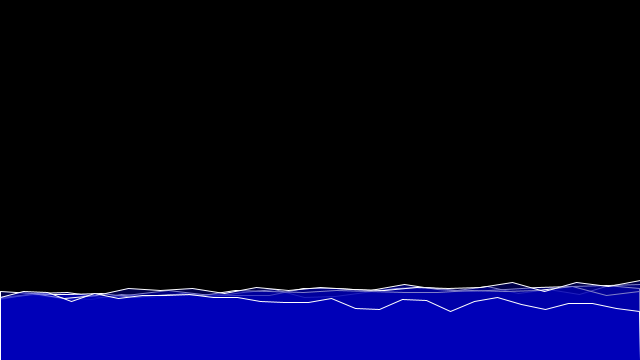
Frame 1 (no input)
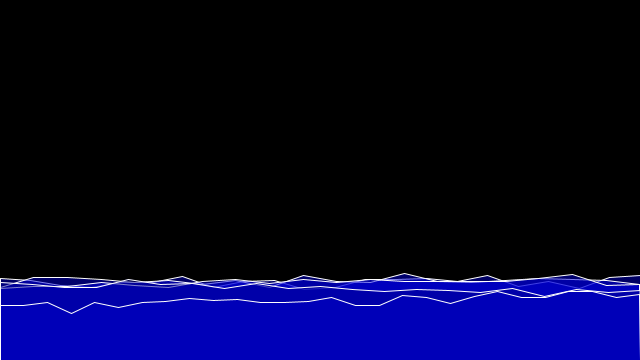
Frame 60 (the mouse pressed at the canvas centre just before this capture)
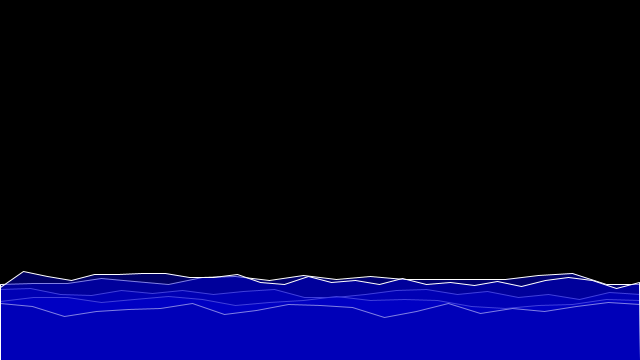
Frame 120 (the mouse held since frame 60 and released just before this capture)

The Processing sketch that drew these frames (run headless with seeded random() and noise(); from frame 60 on, the mouse is pressed at the canvas centre):

// Processing sketch: Project_1_Processing_
// ── Project_1_Processing_.pde
float x1, x2, y1, y2;
float angle1, angle2;
float scalar = 70;

int maxWaves = 5;
Wave[] waves = new Wave[maxWaves];

void setup() {
  size(640, 360);
  noStroke();
  int a = 128;
  for (int i=0; i<maxWaves; i++) {
    int col = color(0,0,random(100,255), 128 + ((255 - 128) / a) );
    waves[i] = new Wave((int)random(20,30), col);
  }
}

void draw() {
  background(0);

  for (int i=0; i < maxWaves; i++) {
    waves[i].draw();
  }
}

class Wave {
  int breaks;
  WaveBreak[] waveBreaks;
  int col;
  
  public Wave(int b, int c) {
    col  =c;
    breaks = b;
    waveBreaks = new WaveBreak[breaks];
    float step = (float)(width) / (float)(breaks-1);
    float x = 0;
    float ang = random(0, 1);
    float aS = random(0, 5) - 2.5;
    for (int i=0; i < breaks; i++) {
      waveBreaks[i] = new WaveBreak(x, ang, aS);
      x += step;
      ang += aS;
    }
  }

  public void draw() {
    
    fill(col);
    stroke(color(255,255,255));
    strokeJoin(ROUND);
    beginShape();
    
    vertex(0,height);
    
    for (int i=0; i < breaks; i++) {
      waveBreaks[i].calc();
    }
    
    vertex(width, height);
    
    endShape(CLOSE);    
  }
}

class WaveBreak {
  float ang;
  float span;
  float y;
  float offsetY;
  float step;
  int breaks;
  float posX;
  public WaveBreak(float x, float a, float s) {
    posX = x;
    span = random(10, 20);
    offsetY = random(60, 70);
    ang = a;
    step = s;
  }

  public void drawTo(WaveBreak other) {
    stroke(color(255, 255, 255));
    line(other.posX, other.y, posX, y);
  }

  public void calc() {
    y = height - offsetY + (span * sin(radians(ang)));
    ang += step;
    vertex(posX, y);
  }
}
